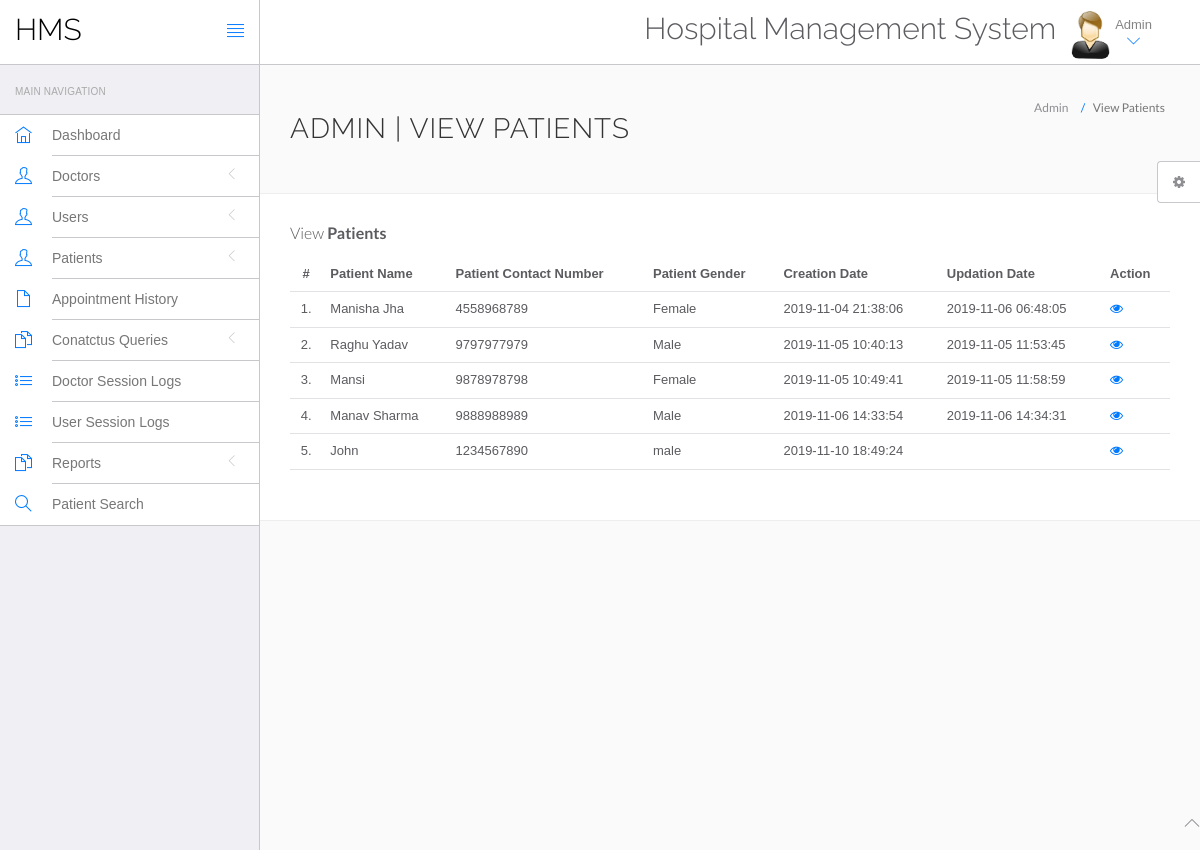
The app's page /hospital/hms/admin/manage-patient.php (signed in), older data.
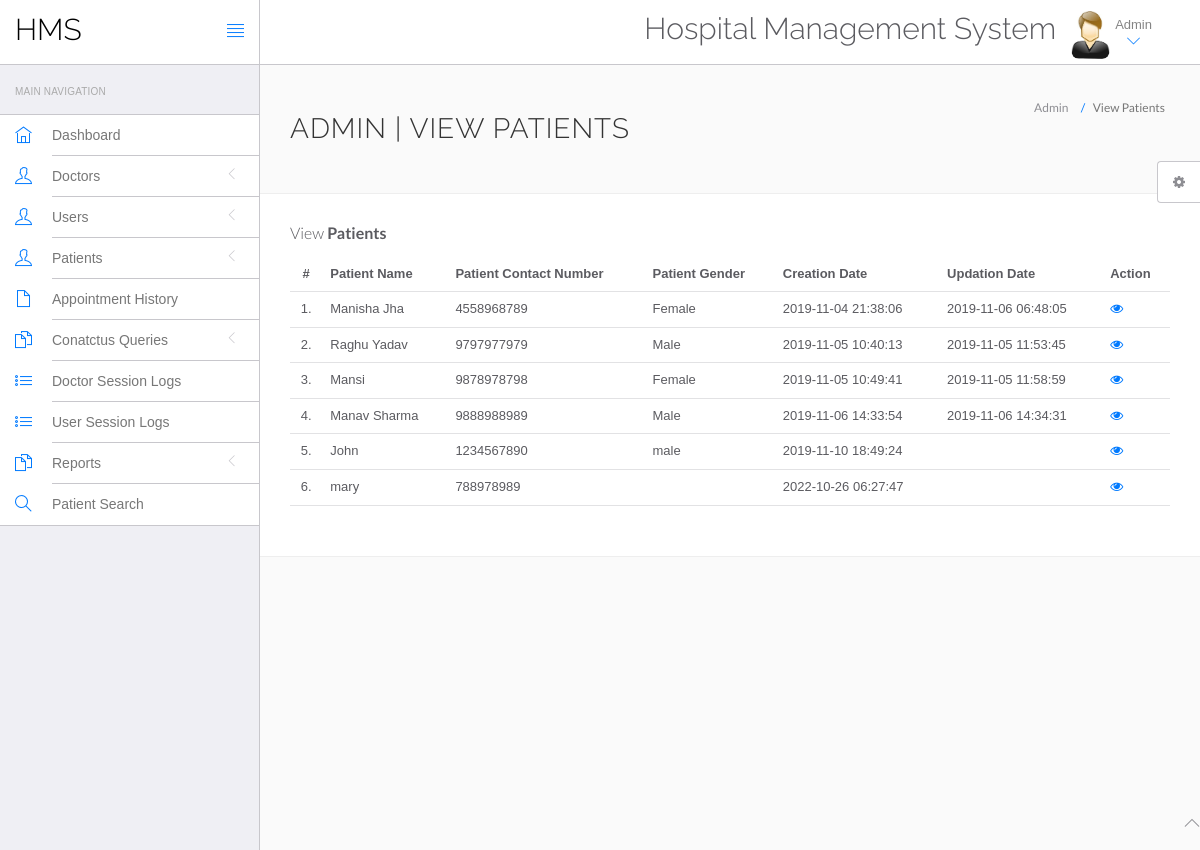
The same page, newer data.
### tables this page shows
CREATE TABLE `tblpatient` (
  `ID` int(10) NOT NULL,
  `Docid` int(10) DEFAULT NULL,
  `PatientName` varchar(200) DEFAULT NULL,
  `PatientContno` bigint(10) DEFAULT NULL,
  `PatientEmail` varchar(200) DEFAULT NULL,
  `PatientGender` varchar(50) DEFAULT NULL,
  `PatientAdd` mediumtext DEFAULT NULL,
  `PatientAge` int(10) DEFAULT NULL,
  `PatientMedhis` mediumtext DEFAULT NULL,
  `CreationDate` timestamp NULL DEFAULT current_timestamp(),
  `UpdationDate` timestamp NULL DEFAULT NULL ON UPDATE current_timestamp()
);

### hospital/hms/admin/manage-patient.php (the view, shortened to what this page needs)
<?php
include('include/config.php');
?>
<!DOCTYPE html>
<html lang="en">
	<head>
		<link rel="stylesheet" href="vendor/bootstrap/css/bootstrap.min.css">
		<link rel="stylesheet" href="vendor/fontawesome/css/font-awesome.min.css">
		<link rel="stylesheet" href="vendor/themify-icons/themify-icons.min.css">
		<link href="vendor/animate.css/animate.min.css" rel="stylesheet" media="screen">
		<link href="vendor/perfect-scrollbar/perfect-scrollbar.min.css" rel="stylesheet" media="screen">
		<link href="vendor/switchery/switchery.min.css" rel="stylesheet" media="screen">
		<link href="vendor/bootstrap-touchspin/jquery.bootstrap-touchspin.min.css" rel="stylesheet" media="screen">
		<link href="vendor/select2/select2.min.css" rel="stylesheet" media="screen">
		<link href="vendor/bootstrap-datepicker/bootstrap-datepicker3.standalone.min.css" rel="stylesheet" media="screen">
		<link href="vendor/bootstrap-timepicker/bootstrap-timepicker.min.css" rel="stylesheet" media="screen">
		<link rel="stylesheet" href="assets/css/styles.css">
		<link rel="stylesheet" href="assets/css/plugins.css">
		<link rel="stylesheet" href="assets/css/themes/theme-1.css" id="skin_color" />
	</head>
	<body>
		<div id="app">
<?php include('include/sidebar.php');?>
<div class="app-content">
<?php include('include/header.php');?>
<div class="main-content" >
<div class="wrap-content container" id="container">
<section id="page-title">
<div class="row">
<div class="col-sm-8">
<h1 class="mainTitle">Admin | View Patients</h1>
</div>
<ol class="breadcrumb">
<li>
<span>Admin</span>
</li>
<li class="active">
<span>View Patients</span>
</li>
</ol>
</div>
</section>
<div class="container-fluid container-fullw bg-white">
<div class="row">
<div class="col-md-12">
<h5 class="over-title margin-bottom-15">View <span class="text-bold">Patients</span></h5>
<table class="table table-hover" id="sample-table-1">
<thead>
<tr>
<th class="center">#</th>
<th>Patient Name</th>
<th>Patient Contact Number</th>
<th>Patient Gender </th>
<th>Creation Date </th>
<th>Updation Date </th>
<th>Action</th>
</tr>
</thead>
<tbody>
<?php
$sql=mysqli_query($con,"select * from tblpatient");
$cnt=1;
while($row=mysqli_fetch_array($sql))
{
?>
<tr>
<td class="center"><?php echo $cnt;?>.</td>
<td class="hidden-xs"><?php echo $row['PatientName'];?></td>
<td><?php echo $row['PatientContno'];?></td>
<td><?php echo $row['PatientGender'];?></td>
<td><?php echo $row['CreationDate'];?></td>
<td><?php echo $row['UpdationDate'];?>
</td>
<td>
<a href="view-patient.php?viewid=<?php echo $row['ID'];?>"><i class="fa fa-eye"></i></a>
</td>
</tr>
<?php
$cnt=$cnt+1;
 }?></tbody>
</table>
</div>
</div>
</div>
</div>
</div>
</div>
</div>
	<?php include('include/footer.php');?>
	<?php include('include/setting.php');?>
	</body>
</html>

Row changes from the older to the newer data that the page shows:
added tblpatient: PatientName "mary", PatientContno "788978989", CreationDate "2022-10-26 06:27:47"
